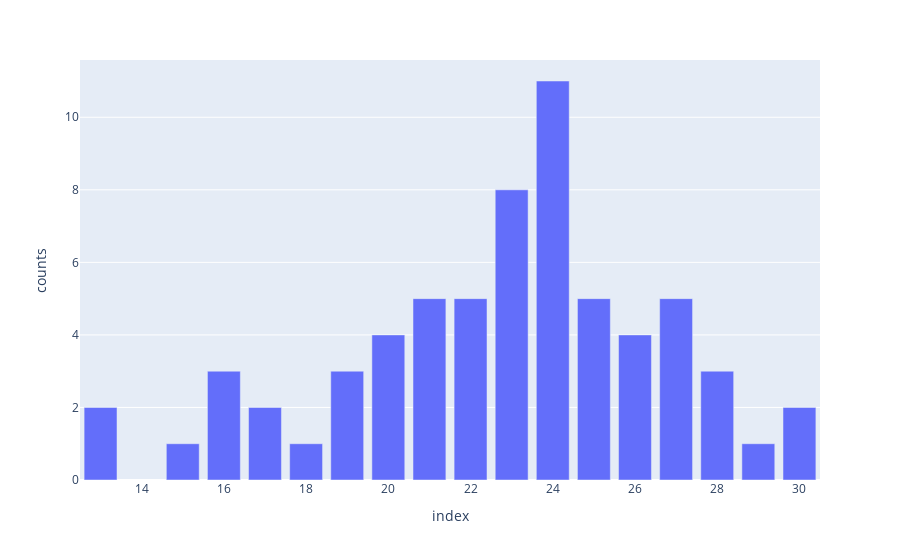

Here is the notebook cell this chart was saved with:
### Code cell
px.bar(data_frame =df,y = 'counts', x = score.index )

### Figure 1 — Plotly figure (JSON) as saved in the notebook; plotly's stock layout.template omitted (floating-point values rounded to 4 significant figures)
{"data": [{"alignmentgroup": "True", "hovertemplate": "index=%{x}<br>counts=%{y}<extra></extra>", "legendgroup": "", "marker": {"color": "#636efa"}, "name": "", "offsetgroup": "", "orientation": "v", "showlegend": false, "textposition": "auto", "type": "bar", "x": [24, 23, 22, 27, 25, 21, 26, 20, 28, 16, 19, 17, 30, 13, 18, 29, 15], "xaxis": "x", "y": [11, 8, 5, 5, 5, 5, 4, 4, 3, 3, 3, 2, 2, 2, 1, 1, 1], "yaxis": "y"}], "layout": {"barmode": "relative", "legend": {"tracegroupgap": 0}, "margin": {"t": 60}, "xaxis": {"anchor": "y", "domain": [0, 1], "title": {"text": "index"}}, "yaxis": {"anchor": "x", "domain": [0, 1], "title": {"text": "counts"}}}}
